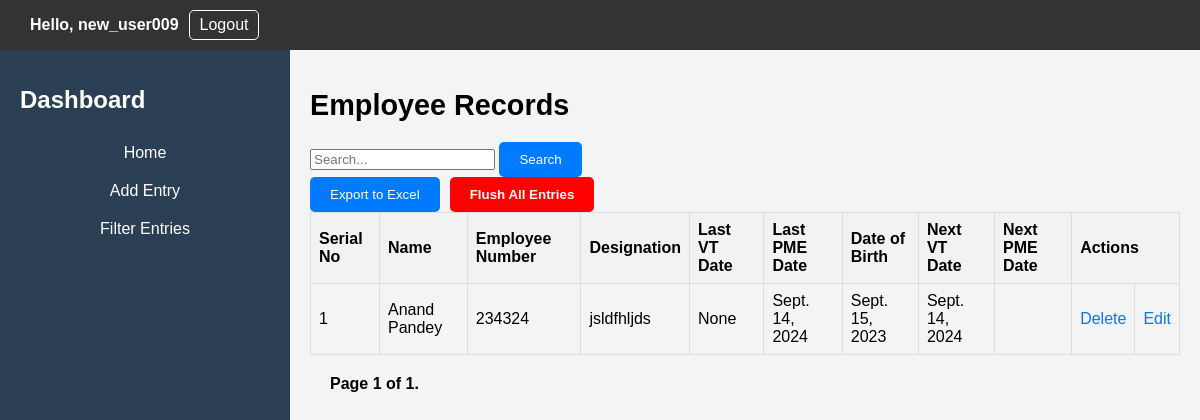
Before: /dashboard/ (signed in) with the older database file.
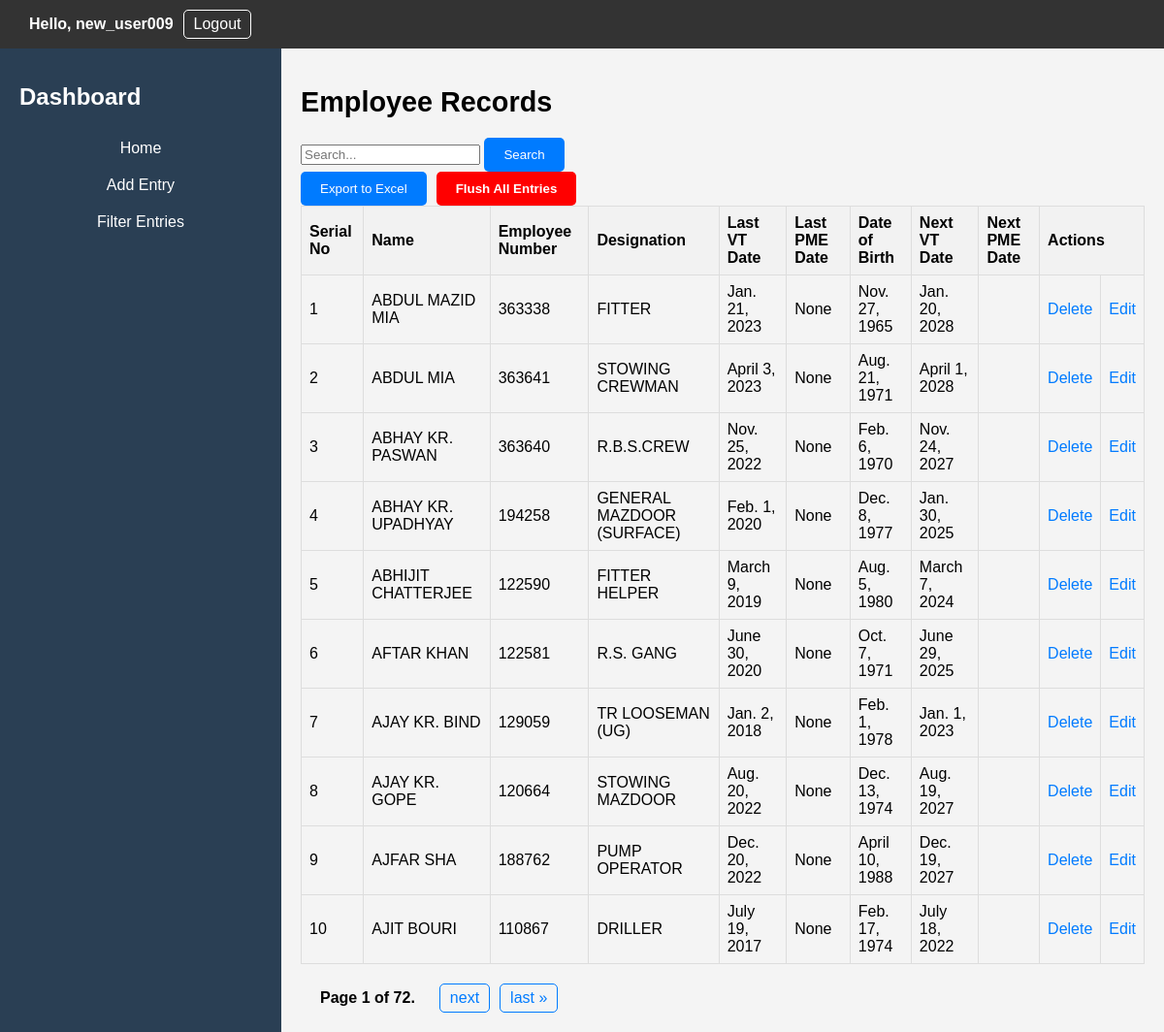
After: the same page with the newer database file.
### EmployeeApp/models.py (models this page shows)
class Entry(models.Model):
    user = models.ForeignKey(User, on_delete=models.CASCADE)
    name = models.CharField(max_length=100)
    employee_number = models.CharField(max_length=10)
    designation = models.CharField(max_length=50)
    last_vt_date = models.DateField(verbose_name='Last VT Date', null=True, blank=True)  # Make it optional
    last_pme_date = models.DateField(null=True, blank=True)  # Make it optional
    date_of_birth = models.DateField(null=True, blank=True)
    next_vt_date = models.DateField(null=True, blank=True)
    next_pme_date = models.DateField(null=True, blank=True)
    timestamp = models.DateTimeField(default=timezone.now)  # Set default value here

### EmployeeApp/views.py (the view)
# urls.py: path('dashboard/', views.dashboard, name='dashboard'),
def dashboard(request):
    user = request.user
    records = Entry.objects.filter(user=user).order_by('name')
    search_query = request.GET.get('search')
    if search_query:
        records = records.filter(
            Q(name__icontains=search_query) |
            Q(employee_number__icontains=search_query) |
            Q(designation__icontains=search_query)
        )
    paginator = Paginator(records, 10)
    page_number = request.GET.get('page')
    page_obj = paginator.get_page(page_number)
    return render(request, 'EmployeeApp/dashboard.html', {'user': user, 'records': page_obj})

### EmployeeApp/templates/EmployeeApp/dashboard.html (shortened to what this page needs)
{% extends "EmployeeApp/base.html" %}
{% block content %}
    <h1>Employee Records</h1>
    <form method="get" action="{% url 'dashboard' %}">
        <div class="search-box">
            <input type="text" name="search" placeholder="Search...">
            <button type="submit">Search</button>
        </div>
    </form>
    <div class="action-buttons">
        <form method="post" action="{% url 'export_entries' %}">
            <button type="submit">Export to Excel</button>
        </form>
        <button type="button" class="danger-button" onclick="confirmFlushEntries()">Flush All Entries</button>
    </div>
    <table>
        <thead>
            <tr>
                <th>Serial No</th>
                <th>Name</th>
                <th>Employee Number</th>
                <th>Designation</th>
                <th>Last VT Date</th>
                <th>Last PME Date</th>
                <th>Date of Birth</th>
                <th>Next VT Date</th>
                <th>Next PME Date</th>
                <th colspan="2">Actions</th>
            </tr>
        </thead>
        <tbody>
            {% for record in records %}
                <tr>
                    <td>{{ forloop.counter }}</td>
                    <td>{{ record.name }}</td>
                    <td>{{ record.employee_number }}</td>
                    <td>{{ record.designation }}</td>
                    <td>{{ record.last_vt_date }}</td>
                    <td>{{ record.last_pme_date }}</td>
                    <td>{{ record.date_of_birth }}</td>
                    <td class="">
                        {{ record.next_vt_date|default:'' }}
                    </td>
                    <td class="">
                    </td>
                    <td><a href="#" class="delete-link" data-entry-id="{{ record.id }}">Delete</a></td>
                    <td><a href="{% url 'edit_entry' record.id %}">Edit</a></td>
                </tr>
            {% endfor %}
        </tbody>
    </table>
    <div class="pagination">
        <span class="step-links">
            <span class="current-page">
                Page {{ records.number }} of {{ records.paginator.num_pages }}.
            </span>
            {% if records.has_next %}
                <a href="?page={{ records.next_page_number }}" class="page-link">next</a>
                <a href="?page={{ records.paginator.num_pages }}" class="page-link">last &raquo;</a>
            {% endif %}
        </span>
    </div>
</div>
{% endblock %}

### EmployeeApp/templates/EmployeeApp/base.html (shortened to what this page needs)
<!DOCTYPE html>
<html>
<head>
    <link rel="stylesheet" href="/static/css/styles.css">
</head>
<body>
    <div class="header">
        <div class="user-info right-align">
                <p>Hello, {{ user.username }}</p>
                <a href="{% url 'logout' %}">Logout</a>
        </div>
    </div>
    <div class="dashboard-container">
        <div class="sidebar">
            <h1>Dashboard</h1>
            <ul class="dashboard-menu">
                <li><a href="{% url 'dashboard' %}">Home</a></li>
                <li><a href="{% url 'add_entry' %}">Add Entry</a></li>
                <li><a href="{% url 'filter_entries' %}">Filter Entries</a></li>
            </ul>
        </div>
        <div class="main-content">
            {% block content %}{% endblock %}
        </div>
</body>
</html>

### EmployeeApp/static/css/styles.css (style rules this page uses)
body { font-family: Arial, sans-serif; margin: 0; padding: 0; }
a { text-decoration: none; color: #007bff; }
.header { display: flex; justify-content: space-between; align-items: center; background-color: #007bff; padding: 10px 20px; color: #fff; }
.user-info { display: flex; align-items: center; }
.user-info p { margin: 0; font-weight: bold; margin-right: 10px; }
.user-info a { color: #fff; text-decoration: none; border: 1px solid #fff; padding: 5px 10px; border-radius: 5px; transition: background-color 0.3s, border-color 0.3s; }
.dashboard-container { display: flex; flex-direction: row; min-height: 100vh; }
.sidebar { width: 250px; background-color: #2a3f54; color: #fff; padding: 20px; }
.sidebar h1 { font-size: 1.5rem; margin-bottom: 20px; }
.sidebar ul { list-style: none; padding: 0; }
.sidebar li { margin-bottom: 10px; }
.main-content { flex: 1; padding: 20px; background-color: #f4f4f4; }
.main-content h1 { font-size: 1.8rem; margin-bottom: 20px; }
table { width: 100%; border-collapse: collapse; margin-bottom: 20px; }
table th, table td { border: 1px solid #ddd; padding: 8px; text-align: left; }
table th { background-color: #f2f2f2; }
.pagination { display: flex; justify-content: space-between; align-items: center; margin-top: 20px; }
.step-links { display: flex; align-items: center; }
.current-page { margin: 0 20px; font-weight: bold; }
.danger-button { background-color: red !important; color: white; border: none; padding: 10px 20px; border-radius: 5px; cursor: pointer; font-weight: bold; }
button[type="submit"] { background-color: #007bff; color: #fff; border: none; padding: 10px 20px; border-radius: 5px; cursor: pointer; transition: background-color 0.3s, color 0.3s; text-decoration: none; }
.action-buttons { display: flex; gap: 10px; }
.dashboard-menu li { margin: 0; padding: 0; }
.dashboard-menu a { text-decoration: none; display: block; padding: 10px; text-align: center; font-size: 16px; color: #fff; transition: background-color 0.2s; }
.right-align { text-align: right; }
.header { display: flex; justify-content: space-between; align-items: center; background-color: #333; color: #fff; padding: 10px; }
.user-info { margin-left: 20px; }
.page-link { padding: 5px 10px; border: 1px solid #007bff; border-radius: 5px; color: #007bff; text-decoration: none; margin: 0 5px; transition: background-color 0.3s, color 0.3s; display: inline-block; }

Changed rows visible on the page:
removed Entry: name "Anand Pandey", employee_number "234324", designation "jsldfhljds", last_vt_date "None", last_pme_date "Sept. 14, 2024", date_of_birth "Sept. 15, 2023", next_vt_date "Sept. 14, 2024"
added Entry: name "ABDUL MAZID MIA", employee_number "363338", designation "FITTER", last_vt_date "Jan. 21, 2023", last_pme_date "None", date_of_birth "Nov. 27, 1965", next_vt_date "Jan. 20, 2028"
added Entry: name "ABDUL MIA", employee_number "363641", designation "STOWING CREWMAN", last_vt_date "April 3, 2023", last_pme_date "None", date_of_birth "Aug. 21, 1971", next_vt_date "April 1, 2028"
added Entry: name "ABHAY KR. PASWAN", employee_number "363640", designation "R.B.S.CREW", last_vt_date "Nov. 25, 2022", last_pme_date "None", date_of_birth "Feb. 6, 1970", next_vt_date "Nov. 24, 2027"
added Entry: name "ABHAY KR. UPADHYAY", employee_number "194258", designation "GENERAL MAZDOOR (SURFACE)", last_vt_date "Feb. 1, 2020", last_pme_date "None", date_of_birth "Dec. 8, 1977", next_vt_date "Jan. 30, 2025"
added Entry: name "ABHIJIT CHATTERJEE", employee_number "122590", designation "FITTER HELPER", last_vt_date "March 9, 2019", last_pme_date "None", date_of_birth "Aug. 5, 1980", next_vt_date "March 7, 2024"
added Entry: name "AFTAR KHAN", employee_number "122581", designation "R.S. GANG", last_vt_date "June 30, 2020", last_pme_date "None", date_of_birth "Oct. 7, 1971", next_vt_date "June 29, 2025"
added Entry: name "AJAY KR. BIND", employee_number "129059", designation "TR LOOSEMAN (UG)", last_vt_date "Jan. 2, 2018", last_pme_date "None", date_of_birth "Feb. 1, 1978", next_vt_date "Jan. 1, 2023"
added Entry: name "AJAY KR. GOPE", employee_number "120664", designation "STOWING MAZDOOR", last_vt_date "Aug. 20, 2022", last_pme_date "None", date_of_birth "Dec. 13, 1974", next_vt_date "Aug. 19, 2027"
added Entry: name "AJFAR SHA", employee_number "188762", designation "PUMP OPERATOR", last_vt_date "Dec. 20, 2022", last_pme_date "None", date_of_birth "April 10, 1988", next_vt_date "Dec. 19, 2027"
added Entry: name "AJIT BOURI", employee_number "110867", designation "DRILLER", last_vt_date "July 19, 2017", last_pme_date "None", date_of_birth "Feb. 17, 1974", next_vt_date "July 18, 2022"
Other visible differences:
{{ records.paginator.num_pages }}: "1" → "72"
text now shown: "next last »"
